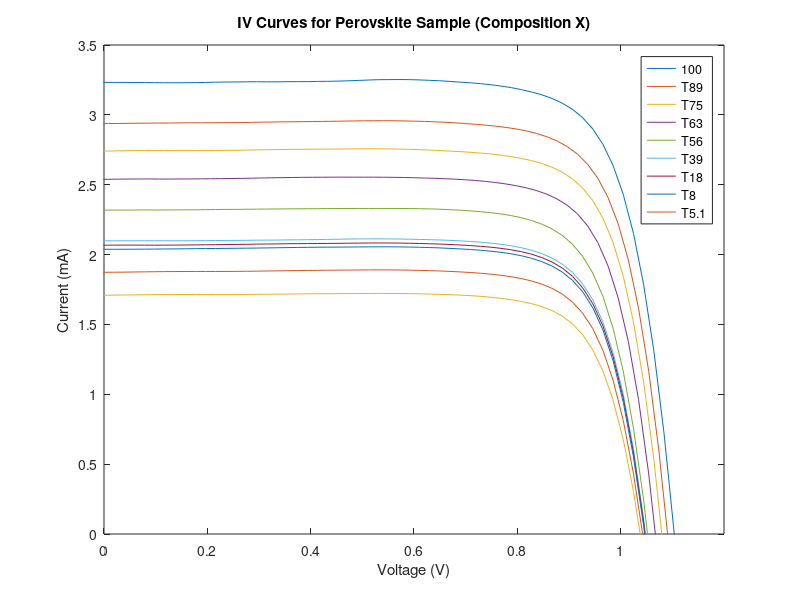

MATLAB code to generate this figure:
dataArray = importdata('curve_data.csv');
data1 = dataArray.data;

plot(data1(:,1),data1(:,2)*10^3)
title('IV Curves for Perovskite Sample (Composition X)')
xlabel('Voltage (V)')
ylabel('Current (mA)')
hold on
index = 4; 

for i = 4:(size(data1,2)/3-3-3*3)
    V = (data1(:,index)+data1(:,index+3))/2;
    I = (data1(:,index+1)+data1(:,index+4))/2;
    if index == 40 && index == 28
        break
    else
        plot(V,I*10^3)
        hold on
    end
    index = index + 3;
end
legend('100','T89','T75','T63','T56','T39','T18','T8','T5.1')
xlim([0 1.2]);
ylim([0 3.5]);